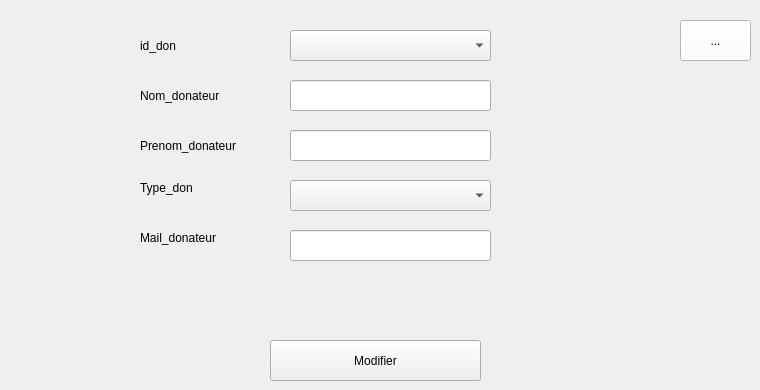
      <widget class="QWidget" name="stackedWidgetPage3_4">
       <widget class="QPushButton" name="modifier_don">
        <property name="geometry">
         <rect>
          <x>270</x>
          <y>340</y>
          <width>211</width>
          <height>41</height>
         </rect>
        </property>
        <property name="text">
         <string>Modifier</string>
        </property>
       </widget>
       <widget class="QLabel" name="label_79">
        <property name="geometry">
         <rect>
          <x>140</x>
          <y>80</y>
          <width>141</width>
          <height>31</height>
         </rect>
        </property>
        <property name="text">
         <string>Nom_donateur</string>
        </property>
       </widget>
       <widget class="QLabel" name="label_80">
        <property name="geometry">
         <rect>
          <x>140</x>
          <y>130</y>
          <width>141</width>
          <height>31</height>
         </rect>
        </property>
        <property name="text">
         <string>Prenom_donateur</string>
        </property>
       </widget>
       <widget class="QLineEdit" name="leprenomdonateur2">
        <property name="geometry">
         <rect>
          <x>290</x>
          <y>130</y>
          <width>201</width>
          <height>31</height>
         </rect>
        </property>
       </widget>
       <widget class="QLineEdit" name="lenomdonateur2">
        <property name="geometry">
         <rect>
          <x>290</x>
          <y>80</y>
          <width>201</width>
          <height>31</height>
         </rect>
        </property>
        <property name="styleSheet">
         <string notr="true"/>
        </property>
       </widget>
       <widget class="QLabel" name="label_81">
        <property name="geometry">
         <rect>
          <x>140</x>
          <y>30</y>
          <width>151</width>
          <height>31</height>
         </rect>
        </property>
        <property name="text">
         <string>id_don</string>
        </property>
       </widget>
       <widget class="QToolButton" name="retour_3">
        <property name="geometry">
         <rect>
          <x>680</x>
          <y>20</y>
          <width>71</width>
          <height>41</height>
         </rect>
        </property>
        <property name="styleSheet">
         <string notr="true">background-color: rgb(255, 255, 255);</string>
        </property>
        <property name="text">
         <string>...</string>
        </property>
        <property name="icon">
         <iconset>
          <normaloff>:/téléchargement.png</normaloff>:/téléchargement.png</iconset>
        </property>
        <property name="iconSize">
         <size>
          <width>25</width>
          <height>25</height>
         </size>
        </property>
       </widget>
       <widget class="QLabel" name="label_82">
        <property name="geometry">
         <rect>
          <x>140</x>
          <y>180</y>
          <width>121</width>
          <height>16</height>
         </rect>
        </property>
        <property name="text">
         <string>Type_don</string>
        </property>
       </widget>
       <widget class="QLabel" name="label_83">
        <property name="geometry">
         <rect>
          <x>140</x>
          <y>230</y>
          <width>121</width>
          <height>16</height>
         </rect>
        </property>
        <property name="text">
         <string>Mail_donateur</string>
        </property>
       </widget>
       <widget class="QLineEdit" name="lemaildonateur2">
        <property name="geometry">
         <rect>
          <x>290</x>
          <y>230</y>
          <width>201</width>
          <height>31</height>
         </rect>
        </property>
       </widget>
       <widget class="QComboBox" name="letypedon2">
        <property name="geometry">
         <rect>
          <x>290</x>
          <y>180</y>
          <width>201</width>
          <height>31</height>
         </rect>
        </property>
       </widget>
       <widget class="QComboBox" name="leid2">
        <property name="geometry">
         <rect>
          <x>290</x>
          <y>30</y>
          <width>201</width>
          <height>31</height>
         </rect>
        </property>
       </widget>
      </widget>
